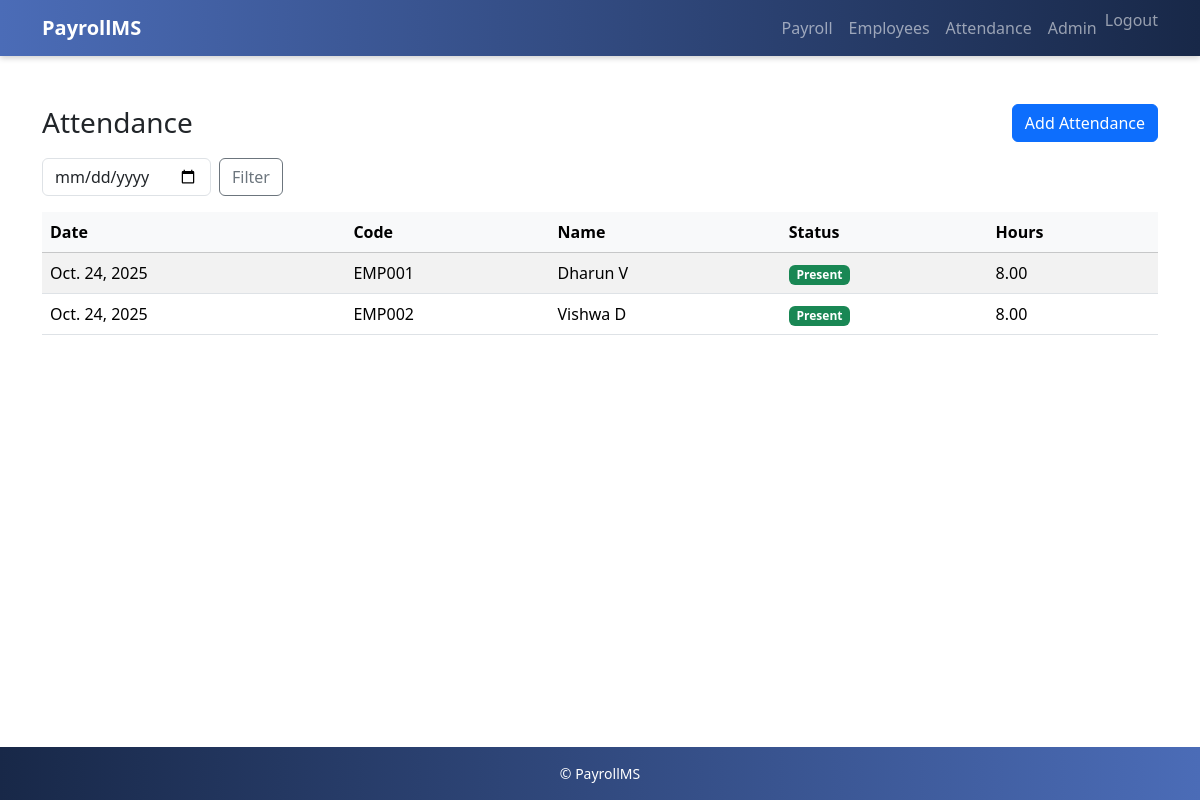
Page /attendance/ (signed in) on the committed database.
### payroll/models.py (models this page shows, shortened)
class Attendance(models.Model):
    STATUS_CHOICES = [('P', 'Present'), ('A', 'Absent'), ('L', 'Leave')]
    employee = models.ForeignKey(Employee, on_delete=models.CASCADE)
    date = models.DateField()
    status = models.CharField(max_length=1, choices=STATUS_CHOICES, default='P')
    working_hours = models.DecimalField(max_digits=5, decimal_places=2, default=Decimal('8.00'))
    class Meta:
        unique_together = ('employee', 'date')
        ordering = ['-date']

class Employee(models.Model):
    user = models.OneToOneField(
        settings.AUTH_USER_MODEL,
        on_delete=models.SET_NULL,
        null=True,
        blank=True,
        help_text="Link this employee to a login user (non-staff)."
    )
    code = models.CharField(max_length=10, unique=True)
    first_name = models.CharField(max_length=50)
    last_name = models.CharField(max_length=50, blank=True)
    email = models.EmailField(blank=True)
    phone = models.CharField(max_length=20, blank=True)
    department = models.CharField(max_length=100, blank=True)
    designation = models.CharField(max_length=100, blank=True)
    join_date = models.DateField(default=timezone.now)
    base_salary = models.DecimalField(max_digits=10, decimal_places=2, default=0)
    is_active = models.BooleanField(default=True)

### payroll/views.py (the view, shortened to what this page needs)
# urls.py: path('attendance/', views.attendance_list, name='attendance_list'),
@login_required
def attendance_list(request):
    qs = Attendance.objects.select_related('employee').order_by('-date')
    if request.user.is_staff:
        sel = request.GET.get('date')
        if sel:
            try:
                dt = datetime.strptime(sel, '%Y-%m-%d').date()
                qs = qs.filter(date=dt)
            except ValueError:
                messages.error(request, "Invalid date filter.")
    return render(request, 'payroll/layout/attendance_list.html', {'records': qs})

### payroll/templates/payroll/layout/attendance_list.html (shortened to what this page needs)
{% extends 'payroll/layout/base.html' %}
{% block content %}
<div class="d-flex flex-column flex-md-row justify-content-between align-items-md-center mb-3 gap-2">
  <h3 class="mb-0">Attendance</h3>
  {% if request.user.is_staff %}
    <div>
      <a class="btn btn-primary" href="{% url 'payroll:attendance_add' %}">Add Attendance</a>
    </div>
  {% endif %}
</div>
{% if request.user.is_staff %}
<form class="row g-2 mb-3">
  <div class="col-auto">
    <input type="date" class="form-control" name="date" value="{{ request.GET.date }}">
  </div>
  <div class="col-auto">
    <button class="btn btn-outline-secondary">Filter</button>
  </div>
</form>
{% endif %}
<div class="table-responsive">
  <table class="table table-striped align-middle">
    <thead class="table-light">
      <tr>
        <th>Date</th><th>Code</th><th>Name</th><th>Status</th><th>Hours</th>
      </tr>
    </thead>
    <tbody>
      {% for r in records %}
      <tr>
        <td>{{ r.date }}</td>
        <td>{{ r.employee.code }}</td>
        <td>{{ r.employee.first_name }} {{ r.employee.last_name }}</td>
        <td>
          {% if r.status == 'P' %}<span class="badge text-bg-success">Present</span>
          {% elif r.status == 'A' %}<span class="badge text-bg-danger">Absent</span>
          {% else %}<span class="badge text-bg-warning">Leave</span>{% endif %}
        </td>
        <td>{{ r.working_hours }}</td>
      </tr>
      {% empty %}
      <tr><td colspan="5" class="text-center text-muted">No records.</td></tr>
      {% endfor %}
    </tbody>
  </table>
</div>
{% endblock %}

### payroll/templates/payroll/layout/base.html (shortened to what this page needs)
{% load static %}
<!doctype html>
<html lang="en">
<head>
  <link href="https://cdn.jsdelivr.net/npm/bootstrap@5.3.3/dist/css/bootstrap.min.css" rel="stylesheet">
  <link rel="stylesheet" href="{% static 'payroll/css/style.css' %}">
</head>
<body class="main-content">
  {% include 'payroll/include/navbar.html' %}
  <main class="container py-4">
    {% block content %}{% endblock %}
  </main>
  {% include 'payroll/include/footer.html' %}
</body>
</html>

### payroll/templates/payroll/include/navbar.html (shortened to what this page needs)
<nav class="navbar navbar-expand-lg navbar-dark custom-navbar navbar-fixed">
  <div class="container">
    <a class="navbar-brand fw-bold" href="{% url 'payroll:home' %}">PayrollMS</a>
    <div id="navMain" class="collapse navbar-collapse">
      <ul class="navbar-nav ms-auto">
        {% if user.is_authenticated %}
          <li class="nav-item"><a class="nav-link" href="{% url 'payroll:salary_generate' %}">Payroll</a></li>
          {% if user.is_staff %}
            <li class="nav-item"><a class="nav-link" href="{% url 'payroll:employee_list' %}">Employees</a></li>
            <li class="nav-item"><a class="nav-link" href="{% url 'payroll:attendance_list' %}">Attendance</a></li>
            <li class="nav-item"><a class="nav-link" href="/admin/">Admin</a></li>
          {% else %}
            <li class="nav-item"><a class="nav-link" href="{% url 'payroll:attendance_list' %}">My Attendance</a></li>
          {% endif %}
          <form action="{% url 'logout' %}" method="post" class="d-inline">
            <button class="nav-link btn btn-link p-0 align-baseline" style="text-decoration:none;">Logout</button>
          </form>
        {% else %}
          <li class="nav-item"><a class="nav-link" href="{% url 'login' %}">Login</a></li>
        {% endif %}
      </ul>
    </div>
  </div>
</nav>

### payroll/templates/payroll/include/footer.html
<footer class="custom-footer mt-5 footer-fixed">
  <div class="container py-3 text-center small text-white">
    © {{ now|date:"Y" }} PayrollMS
  </div>
</footer>

### payroll/static/payroll/css/style.css (style rules this page uses)
.table-responsive { margin-top: 0.75rem; }
body { display: flex; flex-direction: column; min-height: 100vh; }
.navbar-fixed { position: fixed; top: 0; left: 0; width: 100%; z-index: 1000; }
.main-content { padding-top: 80px; }
.footer-fixed { margin-top: auto; position: fixed; bottom: 0; left: 0; width: 100%; }
.custom-navbar { background: linear-gradient(90deg, #4b6cb7, #182848); position: fixed; top: 0; width: 100%; z-index: 1030; box-shadow: 0 2px 6px rgba(0, 0, 0, 0.2); }
.custom-footer { background: linear-gradient(90deg, #182848, #4b6cb7); color: #fff; position: fixed; bottom: 0; width: 100%; }

### rows in the picture
Attendance: date "Oct. 24, 2025", employee.code "EMP001", employee.first_name "Dharun", employee.last_name "V", status "Present", working_hours "8.00"
Attendance: date "Oct. 24, 2025", employee.code "EMP002", employee.first_name "Vishwa", employee.last_name "D", status "Present", working_hours "8.00"
